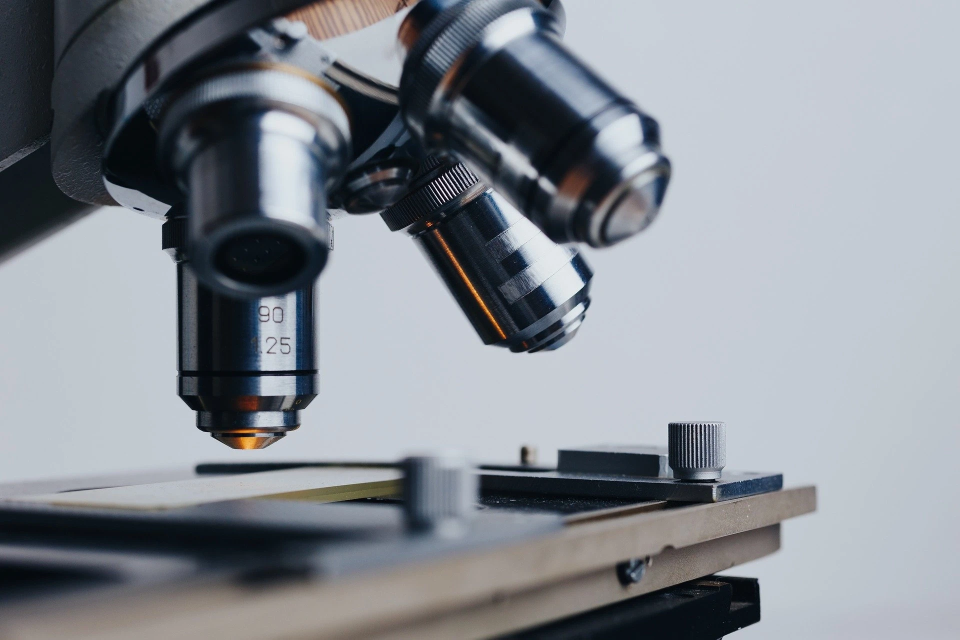
#> input picture Deep_Learning/OpenCV/images/analysis.jpg, 1920 x 1279 px (shown at 1/2 size)
$ python OpenCV34.py
#> lines starting #> are read from the running program, lines starting #| are printed output that depends on the picture; after the words box and inside, x2 and y2 are one past the last pixel; in counts of white or black regions, pixels touching at a corner belong together
import cv2
import numpy as np

# 비트 연산
# 비트 연산은 하나 또는 두 이미지에 대해 비트 연산을 수행한다.

src = cv2.imread('./images/analysis.jpg')
#> src is the input picture: shape (1279, 1920, 3); mean B, G, R 146.8, 139.7, 134.3
gray = cv2.cvtColor(src, cv2.COLOR_BGR2GRAY)

_, binary = cv2.threshold(gray, 127, 255, cv2.THRESH_BINARY)
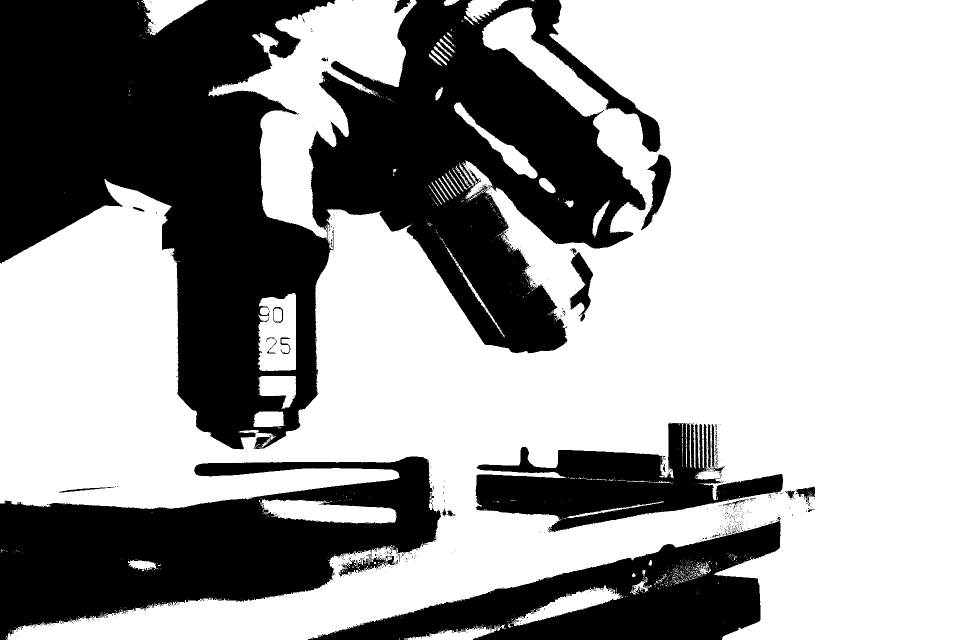
#> binary: shape (1279, 1920) (shown at 1/2 size); 62.9% white; 644 black regions (613 under 20 px), largest, box (x1, y1, x2, y2) and area: (0, 0, 1321, 899) 577100, (0, 913, 882, 1279) 168562, (616, 1034, 1561, 1279) 92630
_and = cv2.bitwise_and(gray, binary)
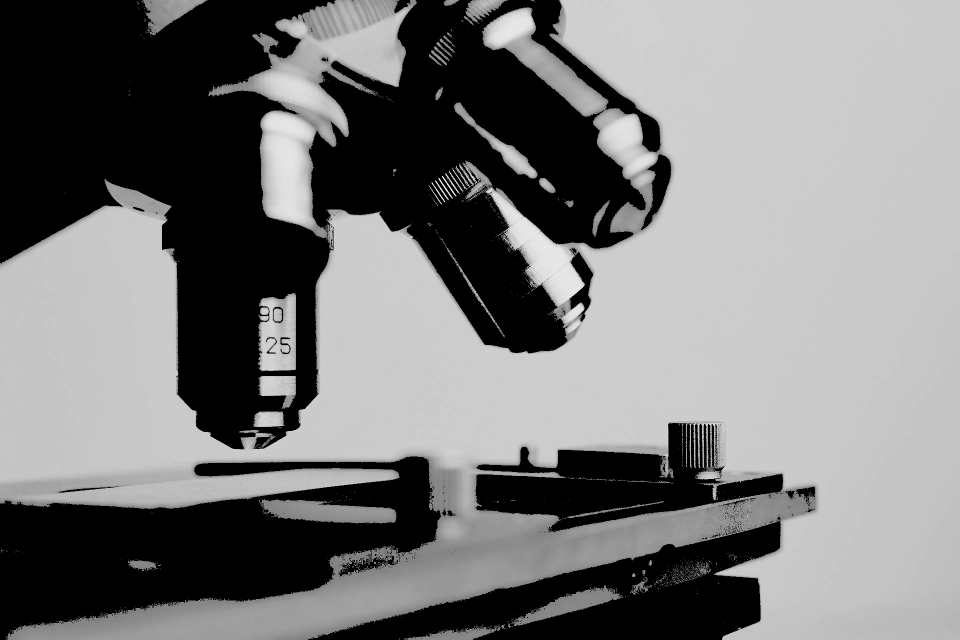
#> _and: shape (1279, 1920) (shown at 1/2 size); min 0, max 255, mean 120.5
_or = cv2.bitwise_or(gray, binary)
_xor = cv2.bitwise_xor(gray, binary)
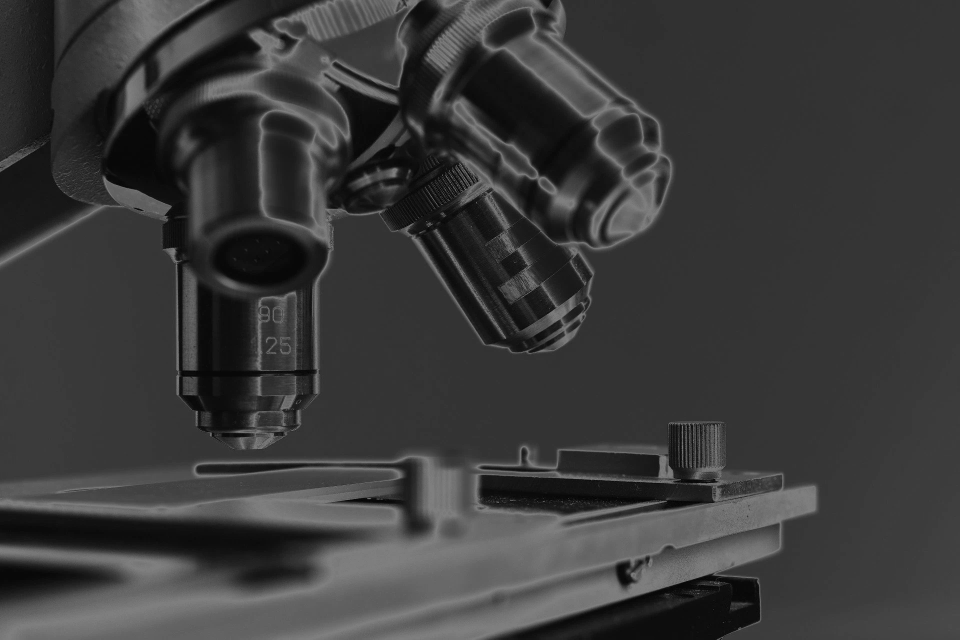
#> _xor: shape (1279, 1920) (shown at 1/2 size); min 0, max 127, mean 58.4
_not = cv2.bitwise_not(gray)
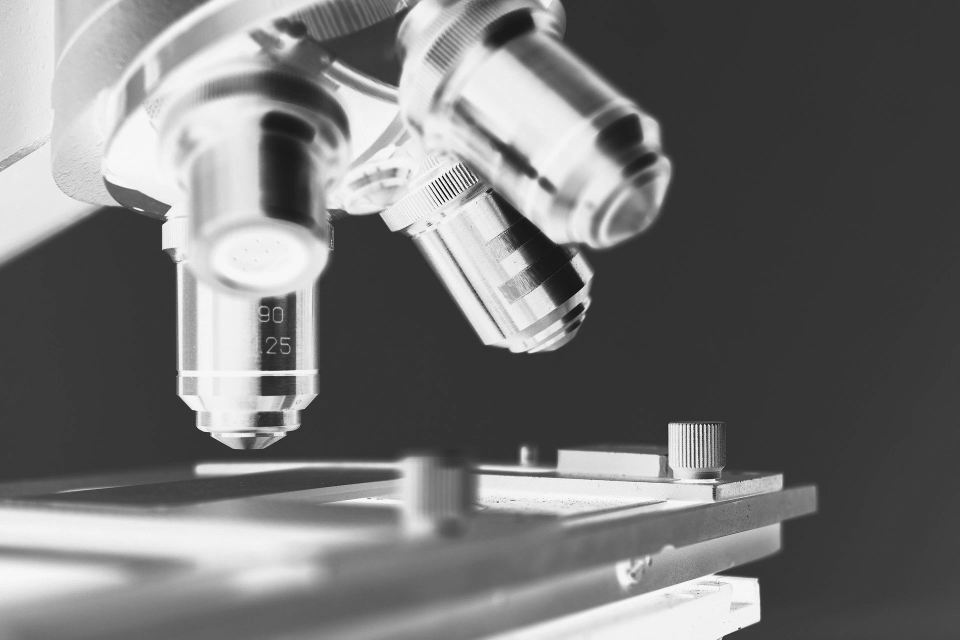
#> _not: shape (1279, 1920) (shown at 1/2 size); min 0, max 255, mean 116.1

src = np.concatenate((np.zeros_like(gray), gray, binary,
                     np.zeros_like(gray)), axis=1)
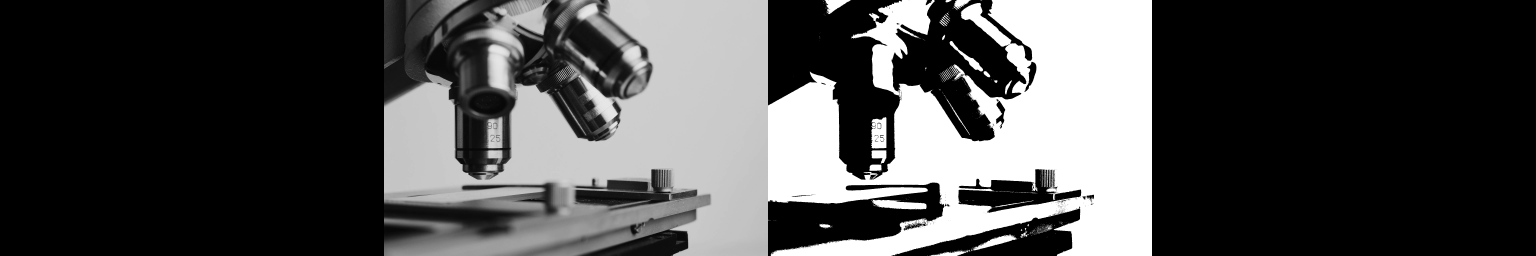
#> src: shape (1279, 7680) (shown at 1/5 size); min 0, max 255, mean 74.8

dst = np.concatenate((_and, _or, _xor, _not), axis=1)
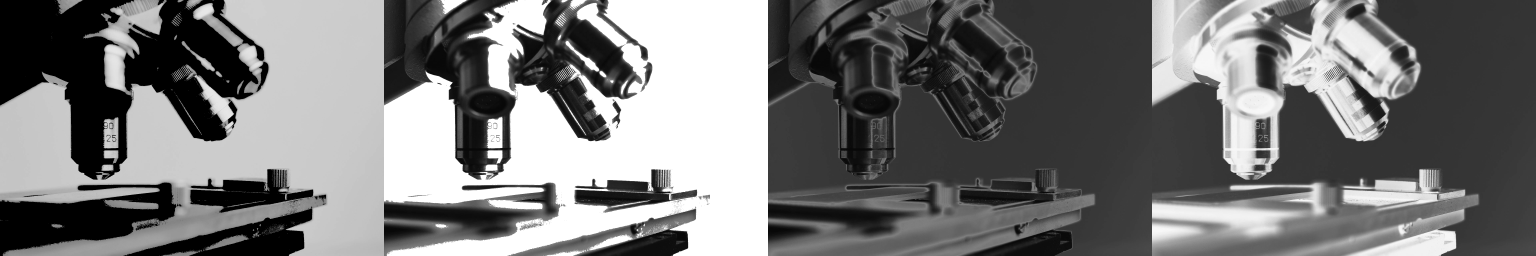
#> dst: shape (1279, 7680) (shown at 1/5 size); min 0, max 255, mean 118.5
dst = np.concatenate((src, dst), axis=0)
#> dst: shape (2558, 7680)
dst_re = cv2.resize(dst, dsize=(0, 0), fx=0.2, fy=0.2,
                    interpolation=cv2.INTER_LINEAR)
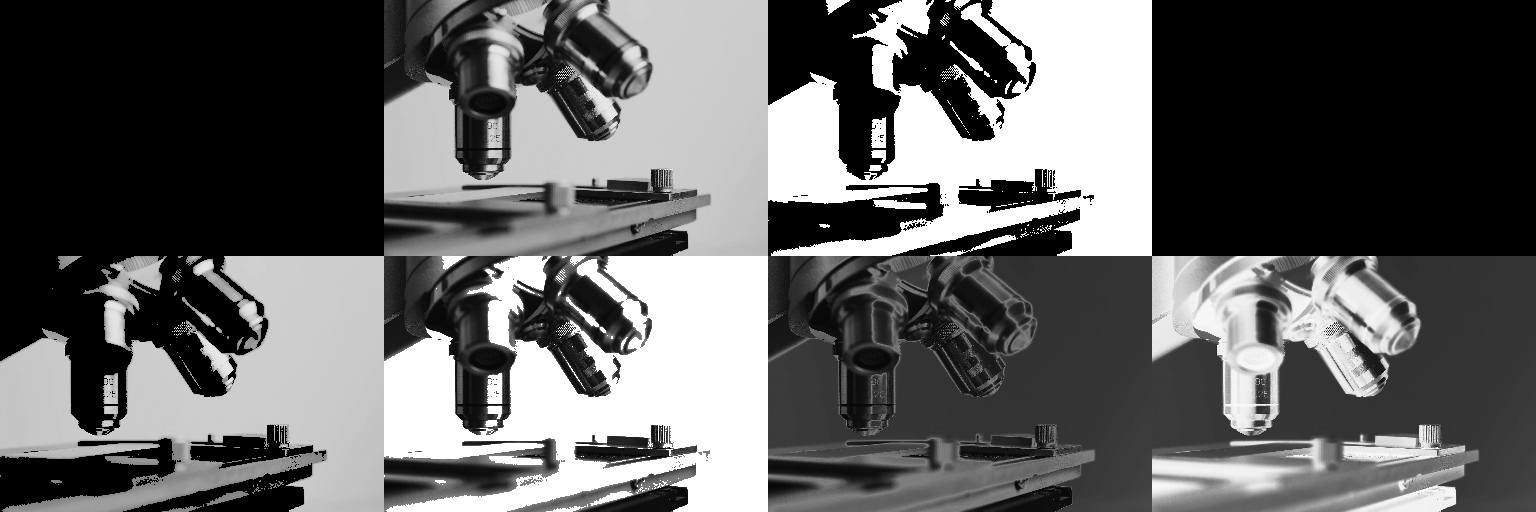
#> dst_re: shape (512, 1536); min 0, max 255, mean 96.7

cv2.imshow('dst', dst_re)
cv2.waitKey(0)
cv2.destroyAllWindows()
